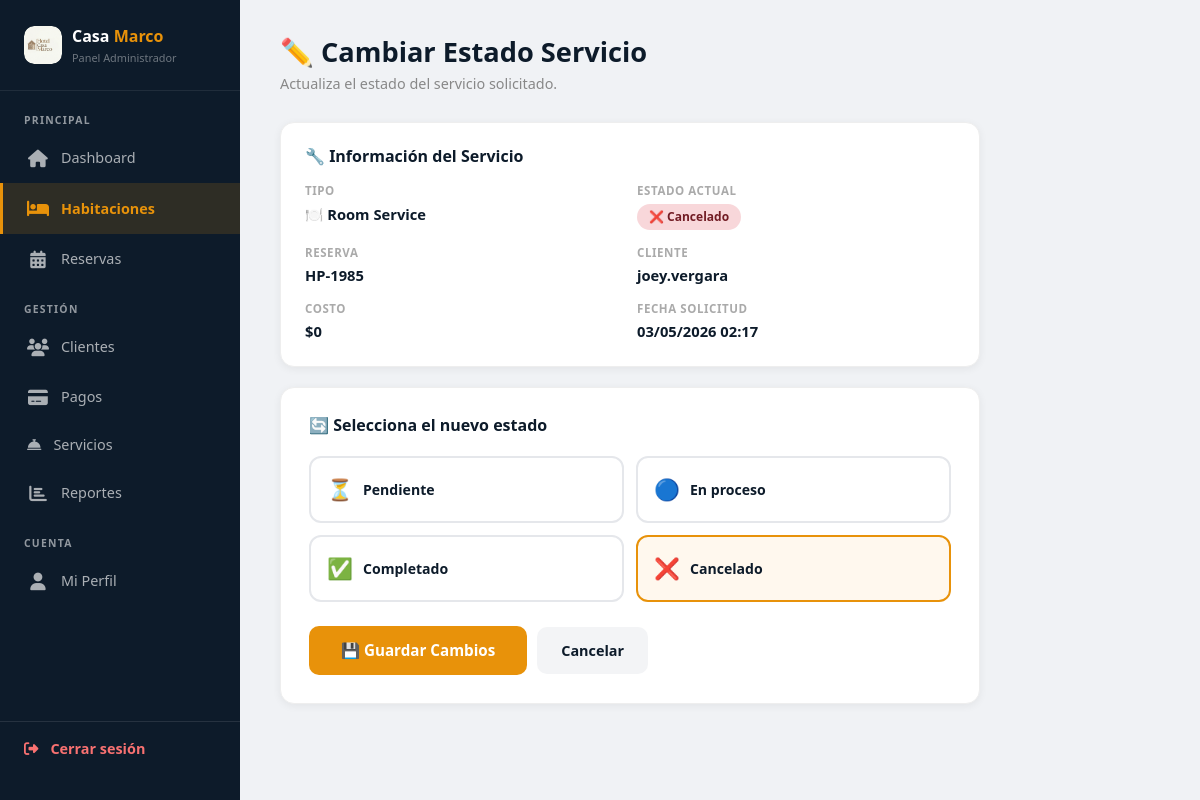
/admin-servicios/estado/2/ (signed in), run on the app's committed database.
### crud_app/models.py (models this page shows, shortened)
class Servicio(models.Model):
    TIPOS = [
        ('limpieza',     '🧹 Limpieza'),
        ('room_service', '🍽️ Room Service'),
        ('lavanderia',   '👕 Lavandería'),
        ('spa',          '💆 Spa'),
        ('transporte',   '🚗 Transporte'),
        ('otro',         '📦 Otro'),
    ]
    ESTADOS = [
        ('pendiente',   '⏳ Pendiente'),
        ('en_proceso',  '🔵 En proceso'),
        ('completado',  '✅ Completado'),
        ('cancelado',   '❌ Cancelado'),
    ]
    reserva         = models.ForeignKey(Reserva, on_delete=models.CASCADE, related_name='servicios')
    tipo            = models.CharField(max_length=20, choices=TIPOS)
    descripcion     = models.TextField(blank=True, null=True)
    estado          = models.CharField(max_length=20, choices=ESTADOS, default='pendiente')
    costo           = models.DecimalField(max_digits=8, decimal_places=2, default=0)
    fecha_solicitud = models.DateTimeField(auto_now_add=True)

class Reserva(models.Model):
    ESTADOS = [
        ('pendiente',   '⏳ Pendiente'),
        ('confirmada',  '✅ Confirmada'),
        ('cancelada',   '❌ Cancelada'),
        ('completada',  '🏁 Completada'),
        ('en_curso',    '🔵 En curso'),
    ]
    usuario         = models.ForeignKey(User, on_delete=models.CASCADE, related_name='reservas')
    habitacion      = models.ForeignKey(Habitacion, on_delete=models.CASCADE, related_name='reservas')
    codigo          = models.CharField(max_length=10, unique=True)
    estado          = models.CharField(max_length=20, choices=ESTADOS, default='pendiente')
    check_in        = models.DateField(default='2024-01-01')
    check_out       = models.DateField(default='2024-01-02')
    huespedes       = models.PositiveIntegerField(default=1)
    adultos         = models.PositiveIntegerField(default=1)
    ninos           = models.PositiveIntegerField(default=0)
    total           = models.DecimalField(max_digits=10, decimal_places=2)
    nombre_huesped  = models.CharField(max_length=100, default='')
    documento       = models.CharField(max_length=20, default='')
    telefono        = models.CharField(max_length=20, default='')
    solicitudes     = models.TextField(blank=True, null=True)
    fecha_reserva   = models.DateTimeField(auto_now_add=True)

### crud_app/views.py (the view)
# urls.py: path('admin-servicios/estado/<int:pk>/', views.admin_cambiar_estado_servicio, name='admin_cambiar_estado_servicio'),
@login_required(login_url='login')
def admin_cambiar_estado_servicio(request, pk):
    if not request.user.is_staff:
        return redirect('home')
    servicio = Servicio.objects.get(pk=pk)
    if request.method == 'POST':
        servicio.estado = request.POST.get('estado')
        servicio.save()
        messages.success(request, 'Estado del servicio actualizado')
        return redirect('admin_servicios')
    return render(request, 'crud_app/admin_cambiar_estado_servicio.html', {'servicio': servicio})

### crud_app/templates/crud_app/admin_cambiar_estado_servicio.html (shortened to what this page needs)
{% load static %}
<!DOCTYPE html>
<html lang="es">
<head>
  <link href="https://cdn.jsdelivr.net/npm/bootstrap@5.3.0/dist/css/bootstrap.min.css" rel="stylesheet">
  <link rel="stylesheet" href="https://cdnjs.cloudflare.com/ajax/libs/font-awesome/6.4.0/css/all.min.css"/>
</head>
<body>
<aside class="sidebar">
  <div class="sidebar-logo">
    <div class="sidebar-logo-icon">
      <img src="{% static 'crud_app/imagenes/logo.jpeg' %}" alt="Logo"
           style="width:38px; height:38px; border-radius:10px; object-fit:cover;">
    </div>
    <div>
      <div class="sidebar-logo-text">Casa <span>Marco</span></div>
      <div class="sidebar-logo-sub">Panel Administrador</div>
    </div>
  </div>
  <nav class="sidebar-nav">
    <div class="nav-section-title">Principal</div>
    <a href="{% url 'home_admin' %}"><span class="icon"><i class="fas fa-home"></i></span> Dashboard</a>
    <a href="{% url 'admin_habitaciones' %}" class="active"><span class="icon"><i class="fas fa-bed"></i></span> Habitaciones</a>
    <a href="{% url 'admin_reservas' %}"><span class="icon"><i class="fas fa-calendar-alt"></i></span> Reservas</a>
    <div class="nav-section-title" style="margin-top:8px;">Gestión</div>
    <a href="{% url 'admin_clientes' %}"><span class="icon"><i class="fas fa-users"></i></span> Clientes</a>
    <a href="{% url 'admin_pagos' %}"><span class="icon"><i class="fas fa-credit-card"></i></span> Pagos</a>
    <a href="{% url 'admin_servicios' %}"><span class="active"><i class="fas fa-concierge-bell"></i></span> Servicios</a>
    <a href="{% url 'admin_reportes' %}"><span class="icon"><i class="fas fa-chart-bar"></i></span> Reportes</a>
    <div class="nav-section-title" style="margin-top:8px;">Cuenta</div>
    <a href="{% url 'perfil_usuario' %}"><span class="icon"><i class="fas fa-user"></i></span> Mi Perfil</a>
  </nav>
  <div class="sidebar-logout">
    <a href="{% url 'logout' %}"><span class="icon"><i class="fas fa-sign-out-alt"></i></span> Cerrar sesión</a>
  </div>
</aside>
<main class="main">
  <h1 class="page-title">✏️ Cambiar Estado Servicio</h1>
  <p class="page-sub">Actualiza el estado del servicio solicitado.</p>
  <div class="wrapper">
    <div class="info-card">
      <h3>🔧 Información del Servicio</h3>
      <div class="info-grid">
        <div class="info-item">
          <span class="info-label">Tipo</span>
          <span class="info-valor">{{ servicio.get_tipo_display }}</span>
        </div>
        <div class="info-item">
          <span class="info-label">Estado actual</span>
          <span><span class="badge-estado badge-{{ servicio.estado }}">{{ servicio.get_estado_display }}</span></span>
        </div>
        <div class="info-item">
          <span class="info-label">Reserva</span>
          <span class="info-valor">{{ servicio.reserva.codigo }}</span>
        </div>
        <div class="info-item">
          <span class="info-label">Cliente</span>
          <span class="info-valor">{{ servicio.reserva.usuario.username }}</span>
        </div>
        <div class="info-item">
          <span class="info-label">Costo</span>
          <span class="info-valor">${{ servicio.costo|floatformat:0 }}</span>
        </div>
        <div class="info-item">
          <span class="info-label">Fecha solicitud</span>
          <span class="info-valor">{{ servicio.fecha_solicitud|date:"d/m/Y H:i" }}</span>
        </div>
      </div>
    </div>
    <div class="form-card">
      <h3>🔄 Selecciona el nuevo estado</h3>
      <form method="POST">
        <div class="estado-opciones">
          <label class="estado-opcion {% if servicio.estado == 'pendiente' %}selected{% endif %}"
                 onclick="selectEstado(this)">
            <span class="estado-opcion-icon">⏳</span>
            <span class="estado-opcion-label">Pendiente</span>
          </label>
          <label class="estado-opcion {% if servicio.estado == 'en_proceso' %}selected{% endif %}"
                 onclick="selectEstado(this)">
            <span class="estado-opcion-icon">🔵</span>
            <span class="estado-opcion-label">En proceso</span>
          </label>
          <label class="estado-opcion {% if servicio.estado == 'completado' %}selected{% endif %}"
                 onclick="selectEstado(this)">
            <span class="estado-opcion-icon">✅</span>
            <span class="estado-opcion-label">Completado</span>
          </label>
          <label class="estado-opcion {% if servicio.estado == 'cancelado' %}selected{% endif %}"
                 onclick="selectEstado(this)">
            <span class="estado-opcion-icon">❌</span>
            <span class="estado-opcion-label">Cancelado</span>
          </label>
        </div>
        <div style="display:flex; align-items:center;">
          <button type="submit" class="btn-guardar">💾 Guardar Cambios</button>
          <a href="{% url 'admin_servicios' %}" class="btn-cancelar">Cancelar</a>
        </div>
      </form>
    </div>
  </div>
</main>
</body>
</html>

### crud_app/templates/crud_app/admin_cambiar_estado_servicio.html (style rules this page uses)
:root { --naranja: #E8920A; --azul-dark: #0D1B2A; }
* { box-sizing: border-box; margin: 0; padding: 0; }
body { font-family: 'Segoe UI', sans-serif; background: #f0f2f5; display: flex; min-height: 100vh; }
.sidebar { width: 240px; background: var(--azul-dark); display: flex; flex-direction: column; padding: 24px 0; position: fixed; top: 0; left: 0; bottom: 0; z-index: 100; }
.sidebar-logo { padding: 0 24px 24px; border-bottom: 1px solid rgba(255,255,255,0.08); display: flex; align-items: center; gap: 10px; }
.sidebar-logo-icon { width: 38px; height: 38px; border-radius: 10px; overflow: hidden; flex-shrink: 0; display: flex; align-items: center; justify-content: center; }
.sidebar-logo-text { font-size: 1rem; font-weight: 900; color: white; }
.sidebar-logo-text span { color: var(--naranja); }
.sidebar-logo-sub { font-size: 0.68rem; color: rgba(255,255,255,0.4); margin-top: 2px; }
.nav-section-title { font-size: 0.65rem; font-weight: 700; color: rgba(255,255,255,0.55); text-transform: uppercase; letter-spacing: 0.12em; padding: 10px 24px 4px; }
.sidebar-nav { padding: 12px 0; flex: 1; }
.sidebar-nav a { display: flex; align-items: center; gap: 12px; padding: 12px 24px; color: rgba(255,255,255,0.65); text-decoration: none; font-size: 0.9rem; font-weight: 500; transition: all 0.2s; border-left: 3px solid transparent; }
.sidebar-nav a.active { background: rgba(232,146,10,0.15); color: var(--naranja); border-left-color: var(--naranja); font-weight: 700; }
.sidebar-nav .icon { font-size: 1.1rem; width: 22px; text-align: center; }
.sidebar-logout { padding: 16px 24px; border-top: 1px solid rgba(255,255,255,0.1); }
.sidebar-logout a { display: flex; align-items: center; gap: 12px; color: #f87171; text-decoration: none; font-size: 0.9rem; font-weight: 600; }
.main { margin-left: 240px; padding: 36px 40px; flex: 1; }
.page-title { font-size: 1.7rem; font-weight: 800; color: var(--azul-dark); margin-bottom: 4px; }
.page-sub { color: #888; font-size: 0.9rem; margin-bottom: 28px; }
.wrapper { max-width: 700px; }
.info-card { background: white; border-radius: 14px; padding: 24px; box-shadow: 0 2px 8px rgba(0,0,0,0.06); border: 1px solid #eee; margin-bottom: 20px; }
.info-card h3 { font-size: 1rem; font-weight: 700; color: var(--azul-dark); margin-bottom: 16px; }
.info-grid { display: grid; grid-template-columns: 1fr 1fr; gap: 14px; }
.info-item { display: flex; flex-direction: column; gap: 3px; }
.info-label { font-size: 0.72rem; color: #aaa; font-weight: 600; text-transform: uppercase; letter-spacing: 0.05em; }
.info-valor { font-size: 0.92rem; font-weight: 700; color: var(--azul-dark); }
.badge-estado { display: inline-block; padding: 4px 12px; border-radius: 20px; font-size: 0.75rem; font-weight: 700; }
.badge-cancelado { background: #f8d7da; color: #721c24; }
.form-card { background: white; border-radius: 14px; padding: 28px; box-shadow: 0 2px 8px rgba(0,0,0,0.06); border: 1px solid #eee; }
.form-card h3 { font-size: 1rem; font-weight: 700; color: var(--azul-dark); margin-bottom: 20px; }
.estado-opciones { display: grid; grid-template-columns: 1fr 1fr; gap: 12px; margin-bottom: 24px; }
.estado-opcion { padding: 16px; border-radius: 12px; border: 2px solid #e5e7eb; cursor: pointer; transition: all 0.2s; display: flex; align-items: center; gap: 10px; }
.estado-opcion.selected { border-color: var(--naranja); background: #fff8ee; }
.estado-opcion-icon { font-size: 1.3rem; }
.estado-opcion-label { font-size: 0.88rem; font-weight: 600; color: var(--azul-dark); }
.btn-guardar { padding: 13px 32px; background: var(--naranja); color: white; border: none; border-radius: 10px; font-weight: 700; font-size: 0.95rem; cursor: pointer; transition: background 0.2s; }
.btn-cancelar { padding: 13px 24px; background: #f3f4f6; color: var(--azul-dark); border: none; border-radius: 10px; font-weight: 600; font-size: 0.9rem; cursor: pointer; text-decoration: none; transition: background 0.2s; margin-left: 10px; }

### data on the page
Servicio: tipo "🍽️ Room Service", estado "❌ Cancelado", reserva.codigo "HP-1985", reserva.usuario.username "joey.vergara", costo "0", fecha_solicitud "03/05/2026 02:17"
